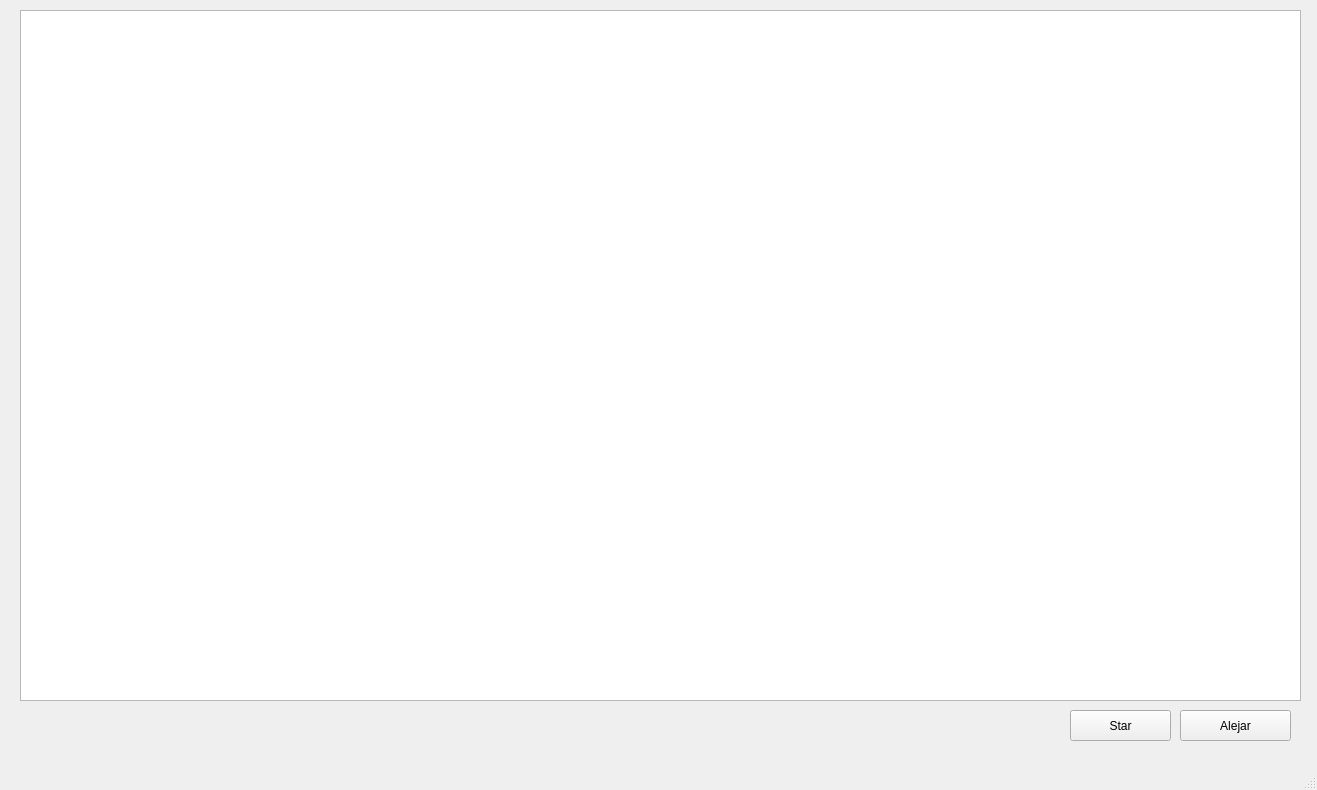
<?xml version="1.0" encoding="UTF-8"?>
<ui version="4.0">
 <class>MainWindow</class>
 <widget class="QMainWindow" name="MainWindow">
  <property name="geometry">
   <rect>
    <x>0</x>
    <y>0</y>
    <width>1317</width>
    <height>790</height>
   </rect>
  </property>
  <property name="windowTitle">
   <string>MainWindow</string>
  </property>
  <widget class="QWidget" name="centralwidget">
   <widget class="QGraphicsView" name="graphicsView">
    <property name="geometry">
     <rect>
      <x>20</x>
      <y>10</y>
      <width>1281</width>
      <height>691</height>
     </rect>
    </property>
   </widget>
   <widget class="QPushButton" name="pushButton">
    <property name="geometry">
     <rect>
      <x>1180</x>
      <y>710</y>
      <width>111</width>
      <height>31</height>
     </rect>
    </property>
    <property name="text">
     <string>Alejar</string>
    </property>
   </widget>
   <widget class="QPushButton" name="Button">
    <property name="geometry">
     <rect>
      <x>1070</x>
      <y>710</y>
      <width>101</width>
      <height>31</height>
     </rect>
    </property>
    <property name="text">
     <string>Star</string>
    </property>
   </widget>
  </widget>
  <widget class="QMenuBar" name="menubar">
   <property name="geometry">
    <rect>
     <x>0</x>
     <y>0</y>
     <width>1317</width>
     <height>21</height>
    </rect>
   </property>
  </widget>
  <widget class="QStatusBar" name="statusbar"/>
 </widget>
 <resources/>
 <connections/>
</ui>
